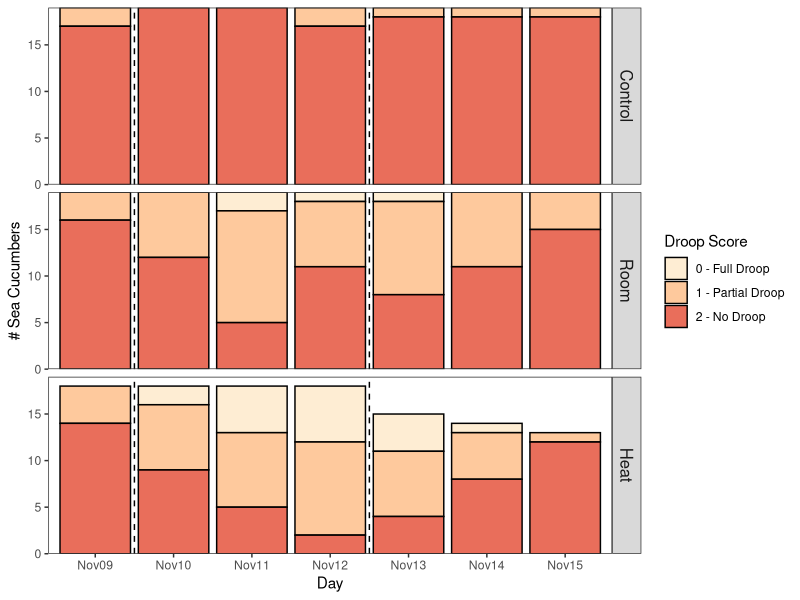
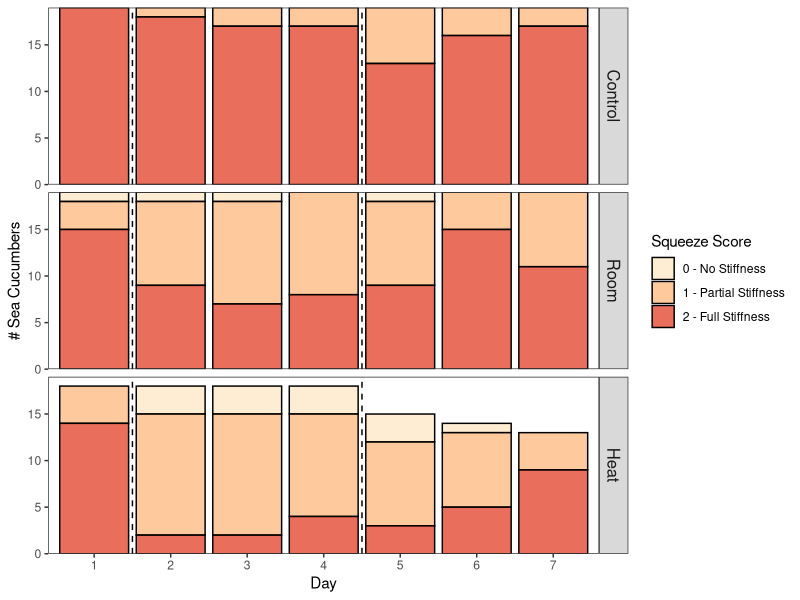
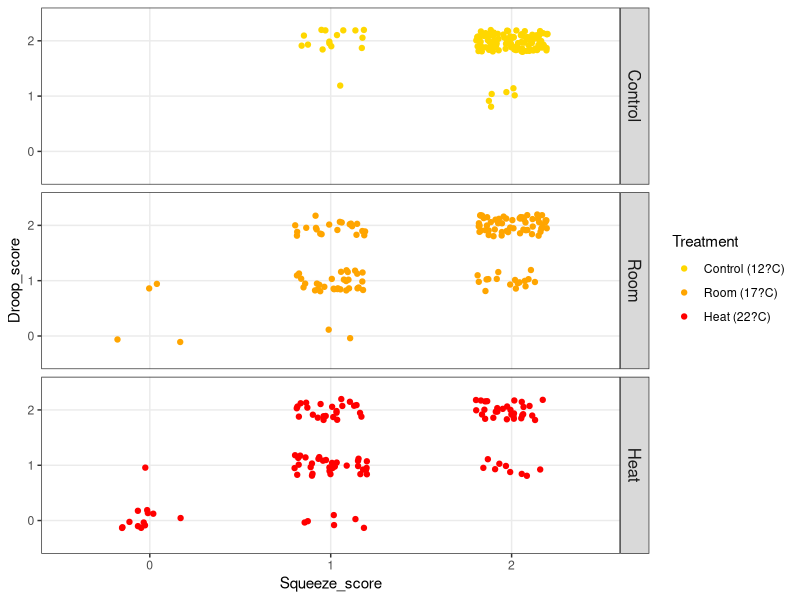
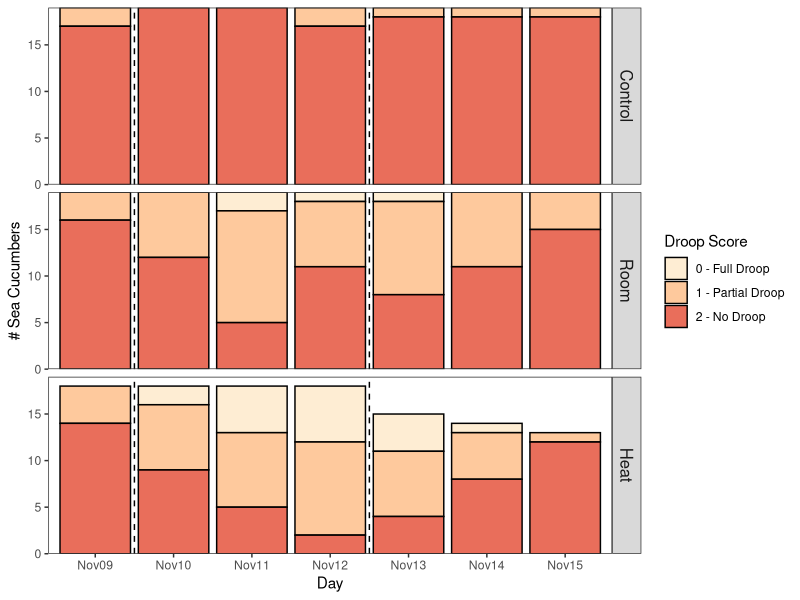
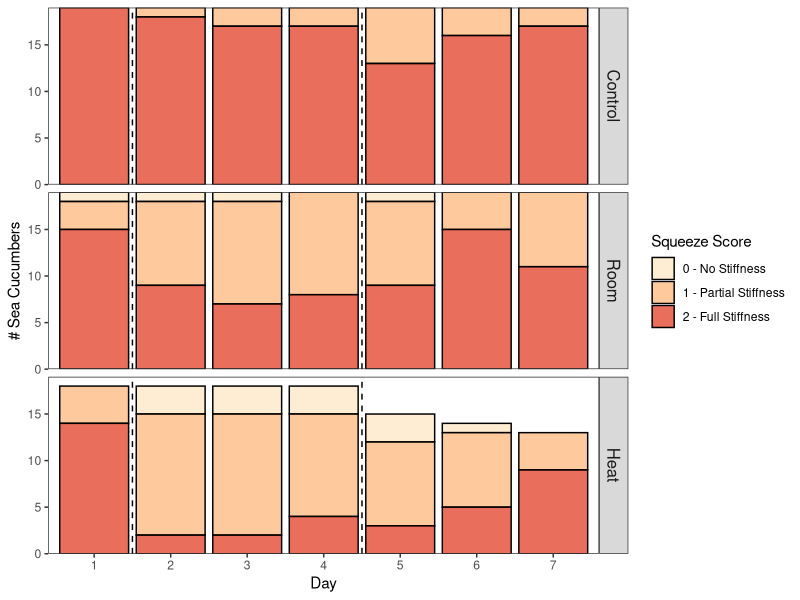
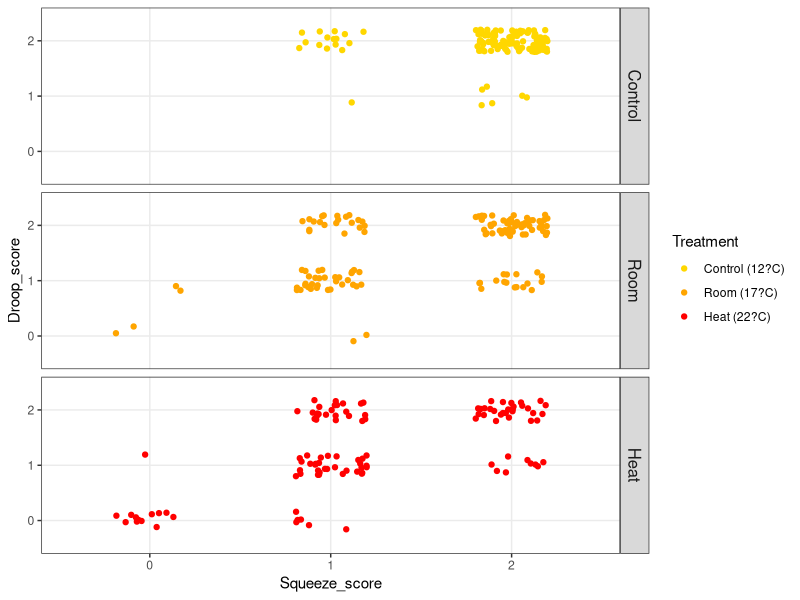

Write the R code that produced these figures, in order. (Note: this script raises an error after producing the figures.)
# making a figure to show changes in cucumber stiffness over time

library(here)
library(tidyverse)
library(Hmisc)
library(ordinal)

stiff = read_csv("data/BehaviourData.csv") %>%
  mutate(Droop_score = as.factor(Droop_score),
         Squeeze_score = as.factor(Squeeze_score), 
         Date = as.Date(Date, format="%d/%m/%Y"),
         Treatment=fct_relevel(Treatment, c("Control","Room","Heat")),
         Bucket_ID = as.factor(Bucket_ID),
         Cuke_ID=as.factor(Cuke_ID),
         Unique_ID=paste(Bucket_ID, Cuke_ID,  sep = '_'))%>%
  select(-c("Activity_Score", "Number_lesions","Bodywall_lesions"))%>%
  na.omit()

  str(stiff)
  
#### PLOTTING DROOP DATA ########
droop_plot = 
  ggplot(data =stiff, aes(x=as.factor(Date), fill=Droop_score))+
  geom_bar(alpha=0.8, color="black", size=0.5) +
  scale_x_discrete(breaks=c("2021-11-09","2021-11-10","2021-11-11", "2021-11-12","2021-11-13","2021-11-14","2021-11-15"),
                     labels=c("Nov09", "Nov10", "Nov11", "Nov12", "Nov13","Nov14", "Nov15"))+
    xlab("Day")+
  #scale_x_date(date_labels = "%b%d", date_breaks="1 day")+
  geom_vline(xintercept=1.5, linetype=2)+
  geom_vline(xintercept=4.5, linetype=2)+
  scale_y_continuous(expand=c(0,0))+
  ylab("# Sea Cucumbers")+
  scale_fill_brewer(name="Droop Score",labels=c("0 - Full Droop","1 - Partial Droop","2 - No Droop"), 
                    palette="OrRd", direction=1)+
  theme_bw()+
  theme(strip.text.y = element_text(size =12),
        panel.grid=element_blank())+
  facet_grid(Treatment~.)
droop_plot # show the plot!

ggsave("figures/droop.jpg",plot=droop_plot, width=5, height=4)

##### PLOTTING SQUEEZE DATA ###### 
squeeze_plot = 
  ggplot(data =stiff, aes(x=as.factor(Date), fill=Squeeze_score))+
  geom_bar(alpha=0.8, color="black", size=0.5) +
  scale_x_discrete(breaks=c("2021-11-09","2021-11-10","2021-11-11", "2021-11-12","2021-11-13","2021-11-14","2021-11-15"),
                   labels=c(1,2,3,4,5,6,7))+
  xlab("Day")+
  #scale_x_date(date_labels = "%b%d", date_breaks="1 day")+
  geom_vline(xintercept=1.5, linetype=2)+
  geom_vline(xintercept=4.5, linetype=2)+
  scale_y_continuous(expand=c(0,0))+
  ylab("# Sea Cucumbers")+
  scale_fill_brewer(name="Squeeze Score",labels=c("0 - No Stiffness","1 - Partial Stiffness","2 - Full Stiffness"), 
                    palette="OrRd", direction=1)+ 
  theme_bw()+
  theme(strip.text.y = element_text(size =12),
        panel.grid=element_blank(),
        legend.position="right")+
  facet_grid(Treatment~.)
squeeze_plot
ggsave("figures/squeeze.jpg",plot=squeeze_plot, width=5, height=4)



#### PLOTTING CORRELATION BETWEEN SQUEEZE AND DROOP ####
squeeze_droop_cor = ggplot(data=stiff, aes(x=Squeeze_score, y=Droop_score, color=Treatment))+
  geom_jitter(width=0.2, height=0.2)+
  scale_color_manual(labels=c("Control (12?C)","Room (17?C)","Heat (22?C)"), values=c("Gold", "Orange","Red"))+
  theme_bw()+
  theme(strip.text.y = element_text(size =12))+
  facet_grid(Treatment~.)
squeeze_droop_cor

ggsave("figures/squeeze_droop_correlation.jpg",plot=squeeze_droop_cor, width=6, height=4)

## CALCULATING CORRELATION 
rcorr(stiff$Squeeze_score,stiff$Droop_score, type="spearman") # looking at correlation 

##### SHATISTICS #####
# Running ordinal regressions on the data
str(stiff)

stiff_mod = clmm(Squeeze_score~ Treatment+as.factor(Date)+ (1|Unique_ID) +(1|Bucket_ID)+(1|Sea_Table),
                 data = stiff) # squeeze
tbl_regression(stiff_mod)



droop_mod= clmm(Droop_score~ Treatment + as.factor(Date)+ (1|Unique_ID) +(1|Bucket_ID)+(1|Sea_Table), data = stiff) # droop
tbl_regression(droop_mod)
